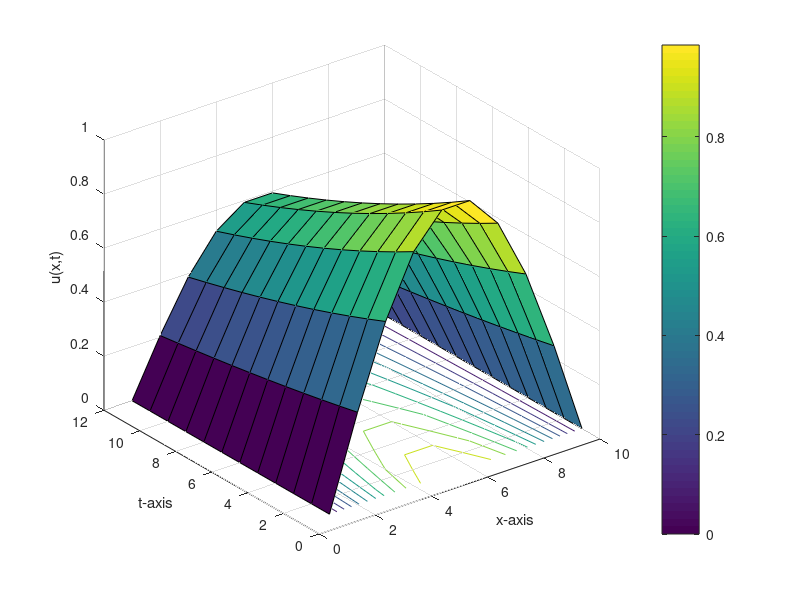
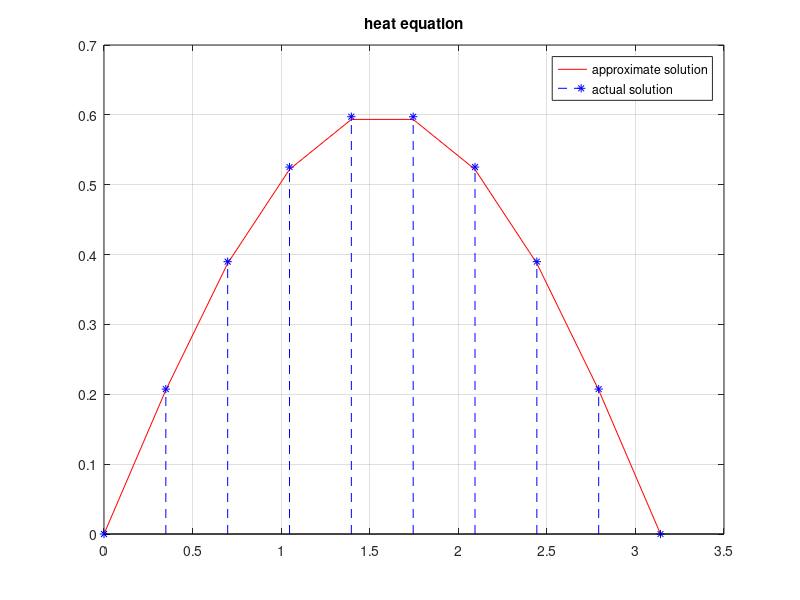

Reproduce these figures in MATLAB, in order.
    % Approximate the solution of the one dimensional heat equation
    %
    % du/dt = d^2u/dx^2,   0 < x < pi,  t > 0
    %
    % which is subject to the initial condition
    % u(x,0) = sin(x),   0 <= x <= pi
    %
    % and the boundary conditions
    % u(0,t) = u(pi,t) = 0,   t > 0
    %
    % and compare the result at t = 0.5 to the actual solution
    % u(x,t) = exp(-t)*sin(x)

    function heat2
    clc
    clf
    clear all
    c=1;%Diffusivity
    a=0;%Left boundary
    b=pi;%Right boundary
    tf=0.5;%Final time
    n=10;
    m=12;
    C1=0;%Left Boundary Condition
    C2=0;%Right Boundary Condition
    h=(b-a)/(n-1);%Grid spacing
    k=(tf-0)/(m-1);%Time stepping
    r=(c^2*k)/(h^2)%Stability criterion 0<r<0.5
    u=zeros(n,m);
    for j=1:m
        u(1,j)=C1;
        u(n,j)=C2;
    end
    for i=2:n-1
        u(i,1)=f(a+(i-1)*h);
    end
    for j=2:m
        for i=2:n-1
            u(i,j)=r*u(i-1,j-1)+(1-2*r)*u(i,j-1)+r*u(i+1,j-1);
        end
    end
    disp('Result=')
    num2str(u')
    figure (1)
    surfc(u')
    colorbar
    grid on
    xlabel('x-axis');
    ylabel('t-axis');
    zlabel('u(x,t)');
    hold off
    figure (2)
    x=linspace(a,b,n);
    sum=0.0;
    for i=1:n
        v1(i)=u(i,m);%approximate solution depends on the value of m
        v2(i)=exp(-tf)*sin(x(i)); %Exact solution at t=0.5
        sum=sum+(v1(i)-v2(i))*(v1(i)-v2(i));
    end
    rmse=sqrt(sum/length(v1))
    plot(x,v1,'-r')
    hold on
    stem(x,v2,'--*b')
    grid on
    hold off
    title('heat equation')
    legend('approximate solution','actual solution');
    function z=f(x)
    z=sin(x);
